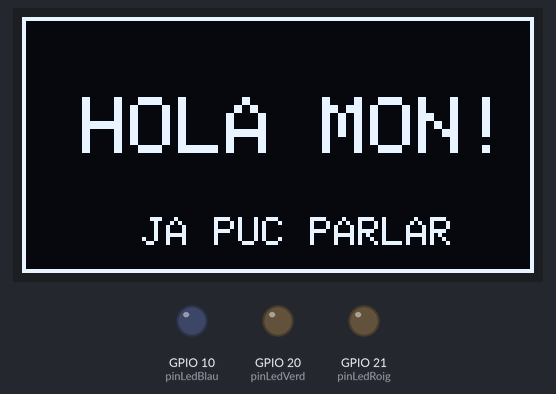
Recording of a sketch running on a simulated ESP32-C3. Shown: 128×64 one-colour display, output pins drawn as LEDs (lit = HIGH).

Above: at 0.1 s.

The sketch:

hola_mon_oled.ino
```cpp
//#include <Wire.h>       // les següents llibreries ja criden Wire.h
#include <Adafruit_GFX.h>
#include <Adafruit_SSD1306.h>

// Definició de pins de la nostrea placa
#define PIN_SDA 3 // Pins I2C per a l' ESP32-C3 SuperMini
#define PIN_SCL 4

const int pinLedRoig = 21;
const int pinLedVerd = 20;
const int pinLedBlau = 10;

// Dimensions de la pantalla OLED
const int amplada = 128;
const int alcada = 64;

// Inicialització del display indicant amplada i alçada (-1 sense pin de reset físic)
Adafruit_SSD1306 display(amplada, alcada, &Wire, -1);

void setup() {

  // Configurem i apaguem els LEDs d'inici
  pinMode(pinLedRoig, OUTPUT);
  pinMode(pinLedVerd, OUTPUT);
  pinMode(pinLedBlau, OUTPUT);
  digitalWrite(pinLedRoig, LOW);
  digitalWrite(pinLedVerd, LOW);
  digitalWrite(pinLedBlau, LOW);

  Serial.begin(115200);

  //Inicialitzem el bus I2C forçant els pins de la nostra ESP32-C3 SuperMini (SDA, SCL)
  Wire.begin(PIN_SDA, PIN_SCL);

 // Connexió amb el controlador OLED (adreça estàndard 0x3C)
  if(!display.begin(SSD1306_SWITCHCAPVCC, 0x3C)) {
    Serial.println("Error: No s'ha trobat la pantalla OLED!");
    while(true); // Bloquegem el programa si no hi ha pantalla
  }

  // Ajustem l'orientació (0= sensr rotació, 1= rotació 90 graus, 2= l'orienta a 180 graus, molt útil segons com s'hagi soldat)
  display.setRotation(0);

  // Netegem la memòria de la pantalla
  display.clearDisplay();

  // --- PREPAREM EL TEXT ---
  display.setTextSize(2);              // Mida del text (1 = petita, 2 = mitjana...)
  display.setTextColor(SSD1306_WHITE); // Color del text (en pantalles monocromes, blanc)

  display.setCursor(15, 20);   // Posicionem el cursor a les oordenades X=15, Y=20
  display.print("HOLA MON!");

  display.setCursor(30, 50);          // Baixem una mica més (Y=50)
  display.setTextSize(1);
  display.print("JA PUC PARLAR");

  // --- DIBUIXEM EL MARC ---
  // drawRect(X_inici, Y_inici, amplada, alçada, color)
  display.drawRect(0, 0, amplada, alcada, SSD1306_WHITE);

  // --- IMPORTANT ---
  // Fins que no cridems a display(), tot el que hEM fet només està a la memòria de la placa.
  // Aquesta instrucció envia les dades reals a la pantalla física.
  display.display();
}

void loop() {
  // En aquest programa no necessitem fer res en el bucle principal.
}
```
